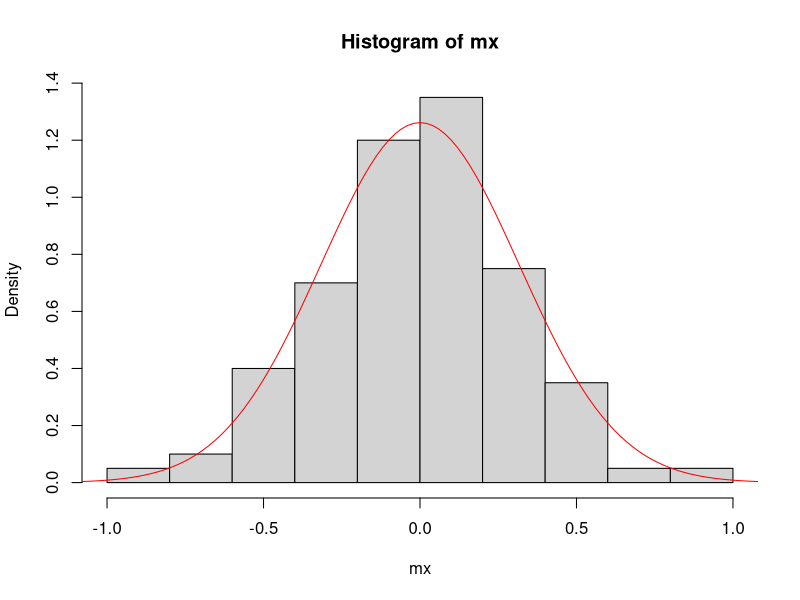
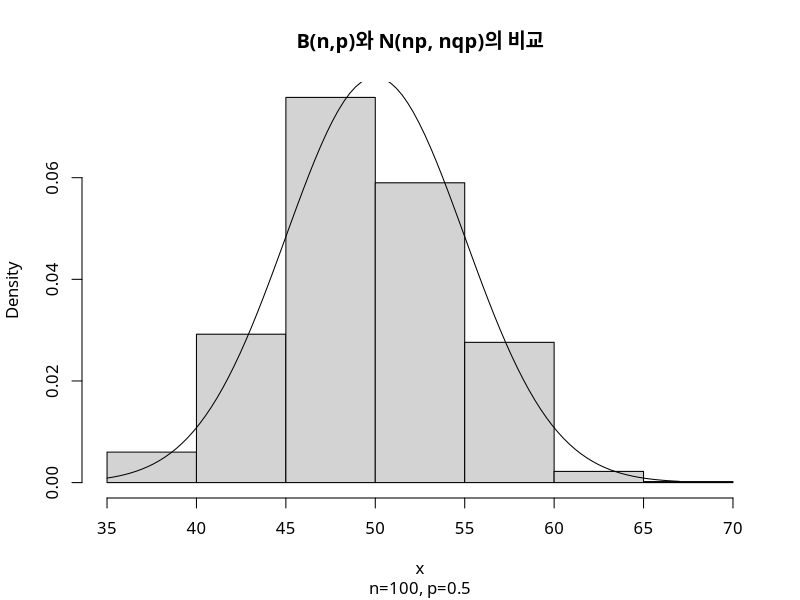

Generate these figures, in order, with R:
## ---- chunk 1
graphics.off()
rm(list = ls())
gc()

options(kableExtra.auto_format = FALSE)

# knitr::opts_chunk$set(echo = FALSE, message = FALSE, warning = FALSE,
knitr::opts_chunk$set(echo = TRUE, message = TRUE, warning = TRUE,
                      fig.align = "center", fig.width = 7, fig.retina = 2,
                      dpi = 96)

#theme_set(theme_bw())

## ---- chunk 2
meannorm <- function(n=10, nrep=100) {
  mx <- rep(0, nrep) # mx를 nrep개의 표본평균으로 저장할 벡터로 사용하며 초기값으로 0을 설정
  for(i in 1:nrep){ # for 반복문은 n개의 표준정규분포에서의 난수생성, 이의 평균을 mx에 저장
    x <- rnorm(n)
    mx[i] <- mean(x)
  } # end for
  list(mmx=mean(mx), sdmx=var(mx)) # list명령으로 평균과 표준편차의 값을 출력으로 얻음
} # end function
## ---- chunk 3
meannorm()
## ---- chunk 4
meannorm(n=10, nrep=1000)
## ---- chunk 5
meanhist <- function(n=10, nrep=100) {
  mx <- rep(0, nrep) # mx를 nrep개의 표본평균으로 저장할 벡터로 사용하며 초기값으로 0을 설정
  for(i in 1:nrep){ # for 반복문은 n개의 표준정규분포에서의 난수생성, 이의 평균을 mx에 저장
    x <- rnorm(n)
    mx[i] <- mean(x)
  } # end for
  hist(mx, prob = T) #nrep개의 평균을 얻은 다음 mx로 히스토그램을 그림
  lines(xx <- seq(-3,3,by=0.02), dnorm(xx, 0, sqrt(1/n)), col = "red") # line함수는 정규분포의 곡선을 추가하는 명령
} # end function
## ---- chunk 6
meanhist()
## ---- chunk 7
norm.binorm <- function(ndata=1000, nn=100, p=0.5) {
  #--------------------------------------------------------------
  # B(nn,p)에서 ndata개의 난수를 생성하여 이를 N(np, npq)와 비교
  # B(nn,p)의 확률 히스토그램과 정규분포의 pdf그림
  #---------------------------------------------------------------
  x <- rbinom(ndata, nn, p)
  substr <- paste("n=", as.character(nn), ", p=", as.character(p), sep = "")
  hist(x, prob=TRUE, main="B(n,p)와 N(np, nqp)의 비교", sub = substr)
  
  mx <- nn*p
  sdx <- sqrt(nn*p*(1-p))
  xmin <- min(x)
  xmax <- max(x)
  xx <- seq(from=xmin, to=xmax, length.out=100)
  lines(xx, dnorm(xx, mx, sdx))
} #end function
## ---- chunk 8
par(family = "AppleGothic")
norm.binorm()
